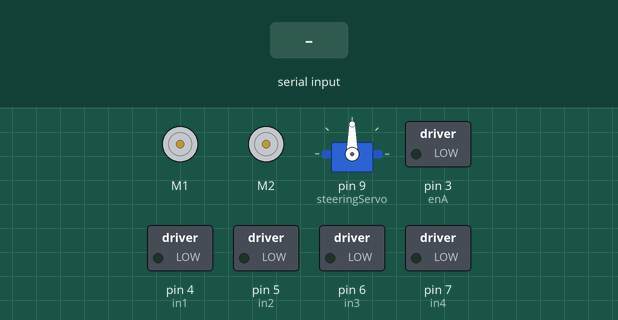
A sketch run on a simulated Arduino Uno, built with avr-gcc and run on an emulated ATmega328P. Parts: 2 × DC motor (green arrow = forward, orange = backward, longer = faster), servo, switched loads named in the sketch (green lamp = pin HIGH). Inputs (shaded band) come from the test bench.

Above: at 1.2 s.
1.3 s: "W" received over Serial
At 2.0 s:
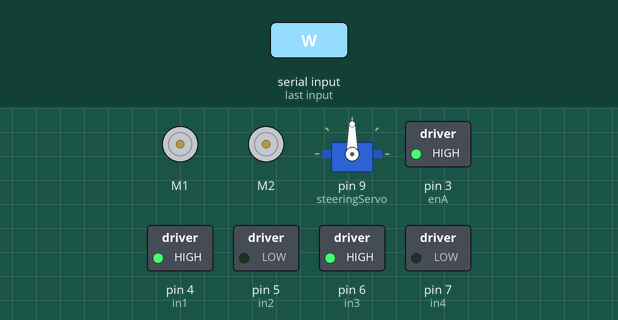
2.8 s: "S" received over Serial
At 3.2 s:
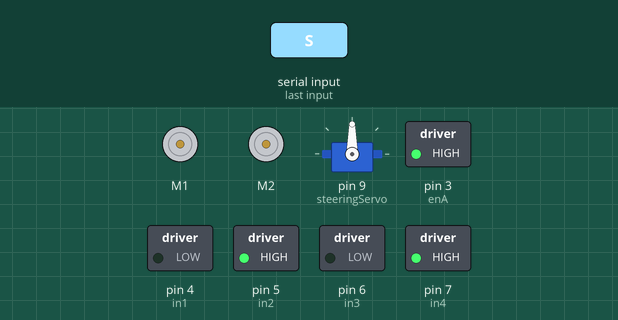
4.3 s: "E" received over Serial
At 5.5 s:
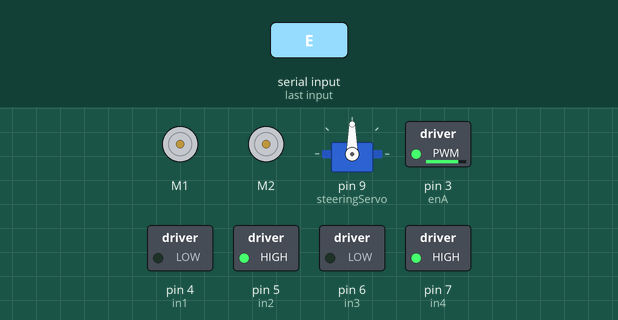
5.8 s: "A" received over Serial
At 6.7 s:
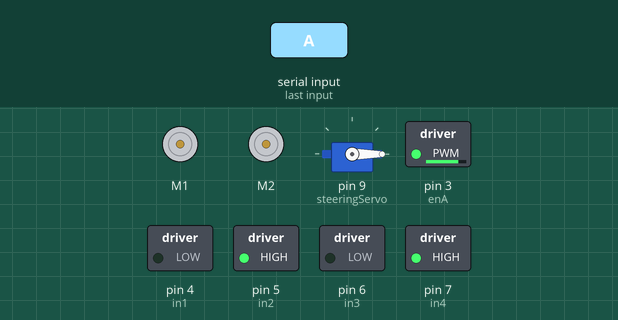
7.3 s: "D" received over Serial
At 7.8 s:
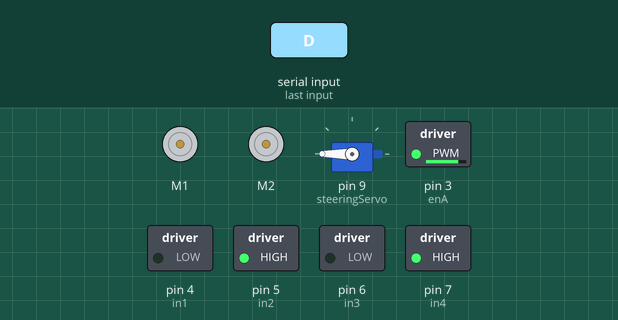
8.8 s: "R" received over Serial
At 10.1 s:
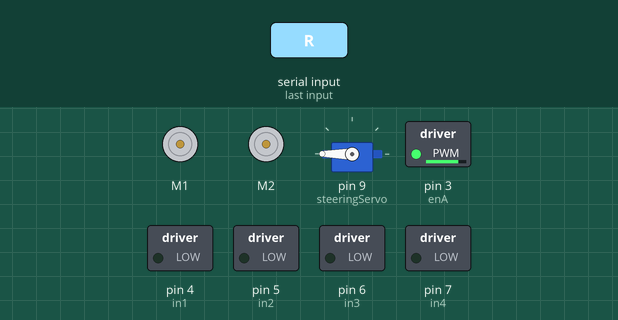
Timing chart, 0 to 11.3 s (numbered marks = the images above; inputs shaded):
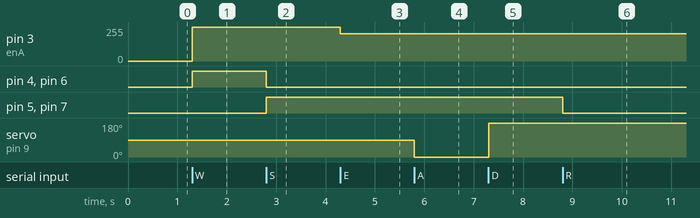

The sketch:

CAR.cpp.ino
```cpp
#include <AFMotor.h>
#include <Servo.h>

AF_DCMotor motorLeft(1);
AF_DCMotor motorRight(2);
Servo steeringServo;

const int enA = 3; // PWM 速度控制輸出
const int in1 = 4; // 馬達1方向控制
const int in2 = 5; // 馬達1方向控制
const int in3 = 6; // 馬達2方向控制
const int in4 = 7; // 馬達2方向控制

int speed = 255; // 初始速度

void setup() {
  Serial.begin(9600);

  // 初始化馬達控制
  pinMode(enA, OUTPUT);
  pinMode(in1, OUTPUT);
  pinMode(in2, OUTPUT);
  pinMode(in3, OUTPUT);
  pinMode(in4, OUTPUT);
  motorLeft.setSpeed(speed);
  motorRight.setSpeed(speed);

  // 初始化伺服馬達控制
  steeringServo.attach(9); // 將伺服馬達連接到引腳9
  steeringServo.write(90); // 將伺服馬達初始化在中間位置
}

void loop() {
  if (Serial.available() > 0) {
    char command = Serial.read();
    // 解析指令
    switch (command) {
      case 'W': // 前進
        digitalWrite(in1, HIGH);
        digitalWrite(in2, LOW);
        digitalWrite(in3, HIGH);
        digitalWrite(in4, LOW);
        analogWrite(enA, speed);
        break;
      case 'S': // 倒退
        digitalWrite(in1, LOW);
        digitalWrite(in2, HIGH);
        digitalWrite(in3, LOW);
        digitalWrite(in4, HIGH);
        analogWrite(enA, speed);
        break;
      case 'Q': // 加速
        speed = min(speed + 50, 255); // 最大速度255
        analogWrite(enA, speed);
        break;
      case 'E': // 減速
        speed = max(speed - 50, 0); // 最小速度0
        analogWrite(enA, speed);
        break;
      case 'A': // 左轉
        // 控制伺服馬達向左轉
        steeringServo.write(0);
        break;
      case 'D': // 右轉
        // 控制伺服馬達向右轉
        steeringServo.write(180);
        break;
      case 'R': // 停止
        digitalWrite(in1, LOW);
        digitalWrite(in2, LOW);
        digitalWrite(in3, LOW);
        digitalWrite(in4, LOW);
        break;
    }
  }
}
```

Measured:
- after the input at 1.3 s, pin 3 (enA): 0/255 → 255/255 at once; pin 4 (in1), pin 6 (in3): LOW → HIGH at once
- after the input at 2.8 s, pin 4 (in1), pin 6 (in3): HIGH → LOW at once; pin 5 (in2), pin 7 (in4): LOW → HIGH at once
- after the input at 4.3 s, pin 3 (enA): 255/255 → 205/255 at once
- after the input at 5.8 s, servo on pin 9 (steeringServo): 90° → 0° at once
- after the input at 7.3 s, servo on pin 9 (steeringServo): 0° → 180° at once
- after the input at 8.8 s, pin 5 (in2), pin 7 (in4): HIGH → LOW at once
